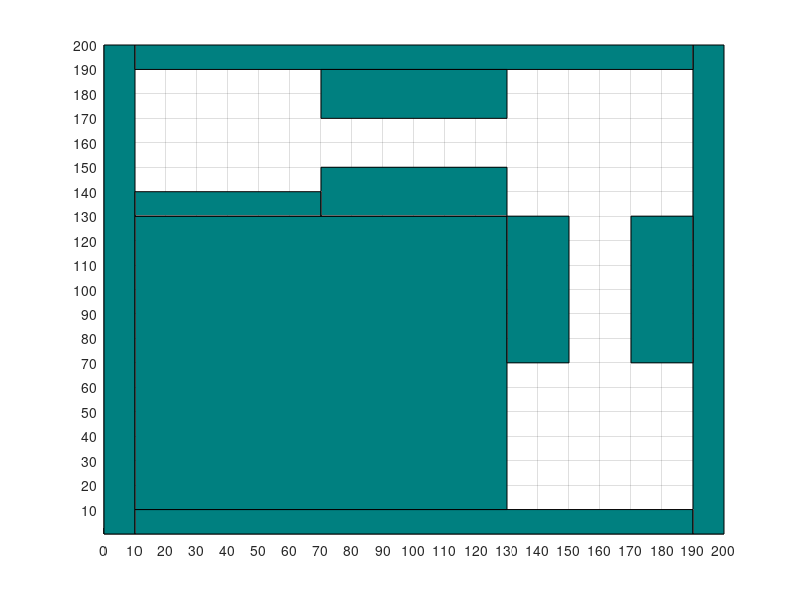

Write the MATLAB code that produced this figure. (Note: this script raises an error after producing the figure.)
function [] = rrt_run 
    function[] = rect(x,y,l,b)
      hold on
      rectangle('Position',[x,y,l,b],'FaceColor',[0 0.5 0.5])
    end

map = figure;
axis([0,200,0,200]);
set(gca,'XTick',0:10:200)
set(gca,'YTick',10:10:200)
grid ON
rect(0,0,10,200);
rect(10,0,180,10);
rect(190,0,10,200);
rect(10,10,120,120);
rect(130,70,20,60);
rect(170,70,20,60);
rect(10,190,180,10);
rect(10,130,60,10);
rect(70,130,60,20);
rect(70,170,60,20);
p_start = [30;160;90];
p_goal = [160;30;0];

rob.x=30;
rob.y=160;
rob.l = 30;
rob.w = 10;
rob.the=90;

handle=draw_rob(rob);

% Parameters
param.thresh = 30;
param.maxiters = 5000;


P = PlanPathRRT(param,p_start,p_goal);

drawnow
for i=2:length(P)
    delete(handle)
    rob.x=P(1,i); rob.y=P(2,i); rob.the=P(3,i);
    handle=draw_rob(rob);
    drawnow
    pause(0.1)
    plot([P(1,i);P(1,i-1)],[P(2,i);P(2,i-1)],'r','LineWidth',1);
    
end

end
